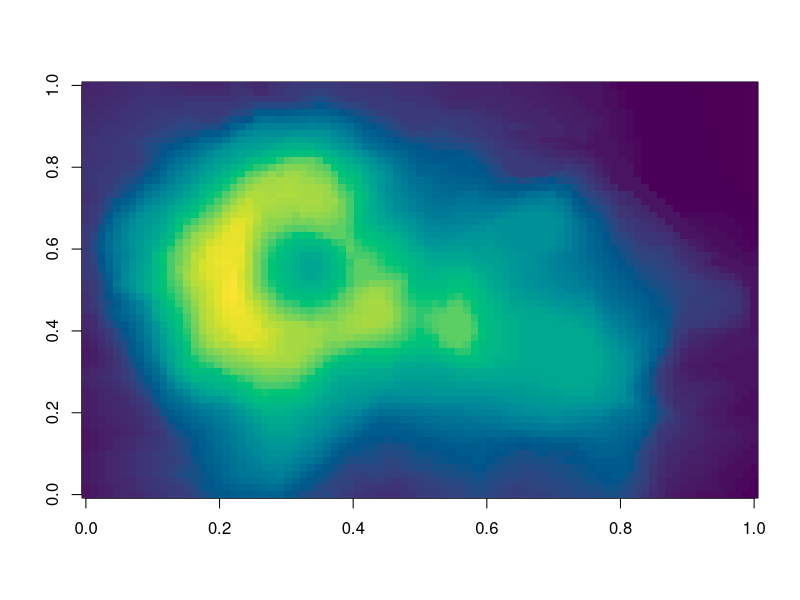
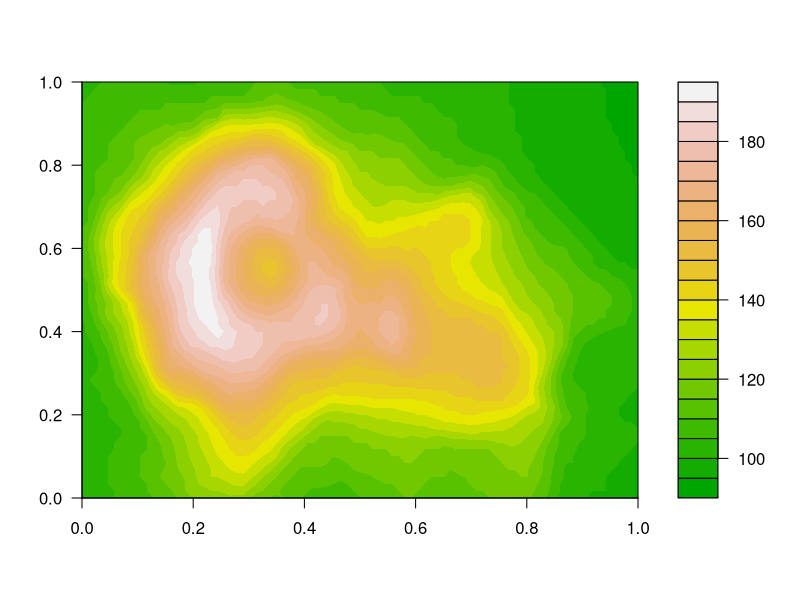
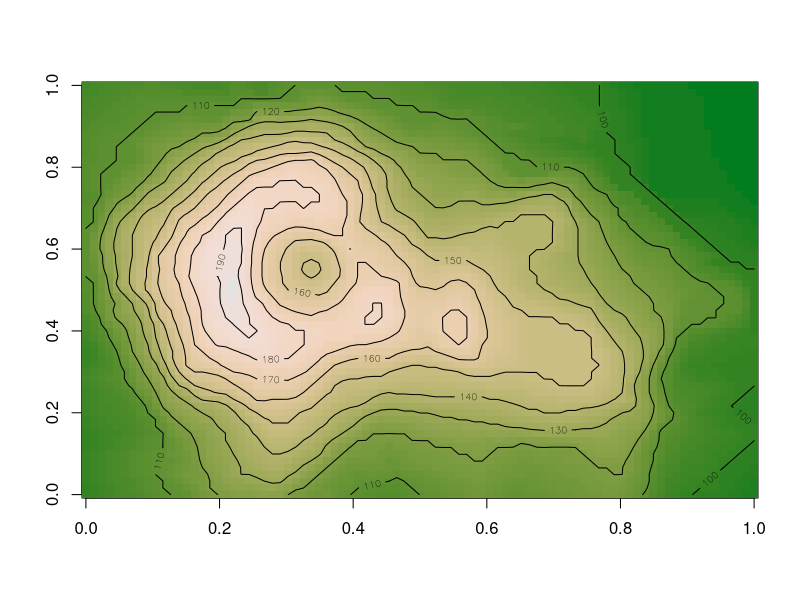
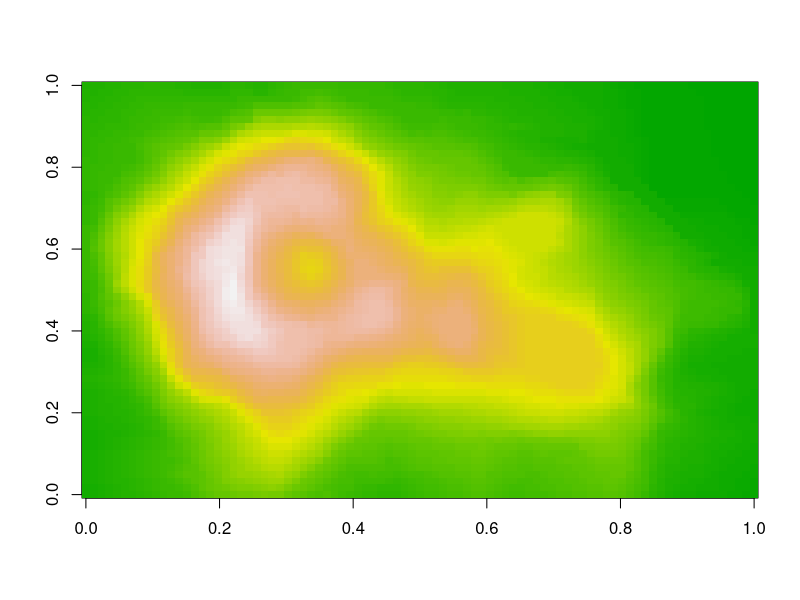
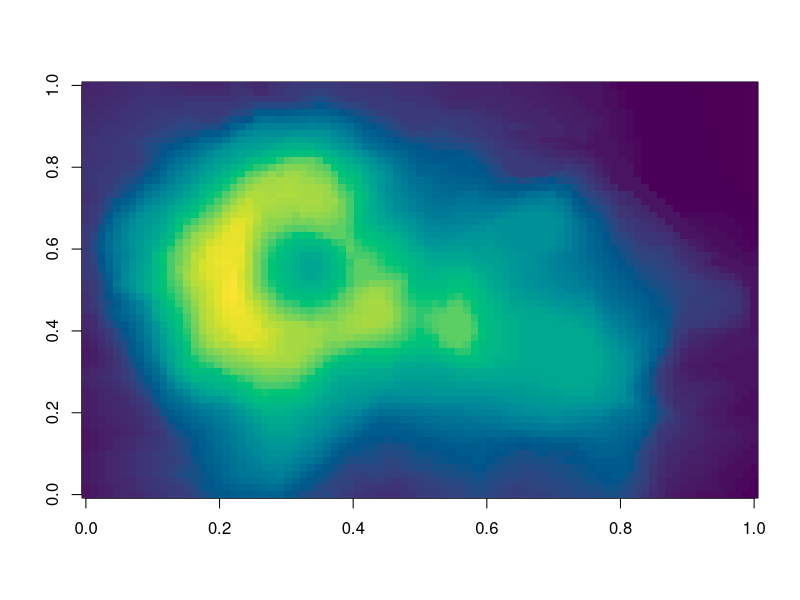
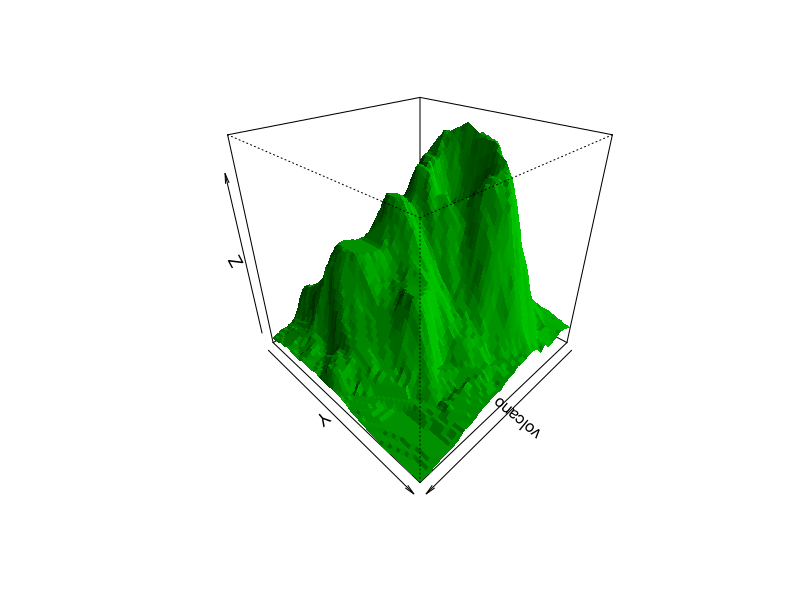
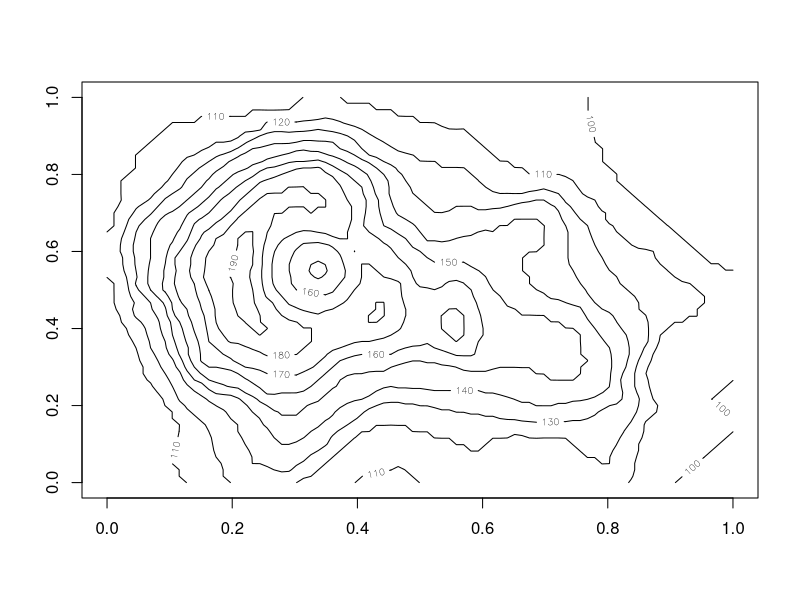
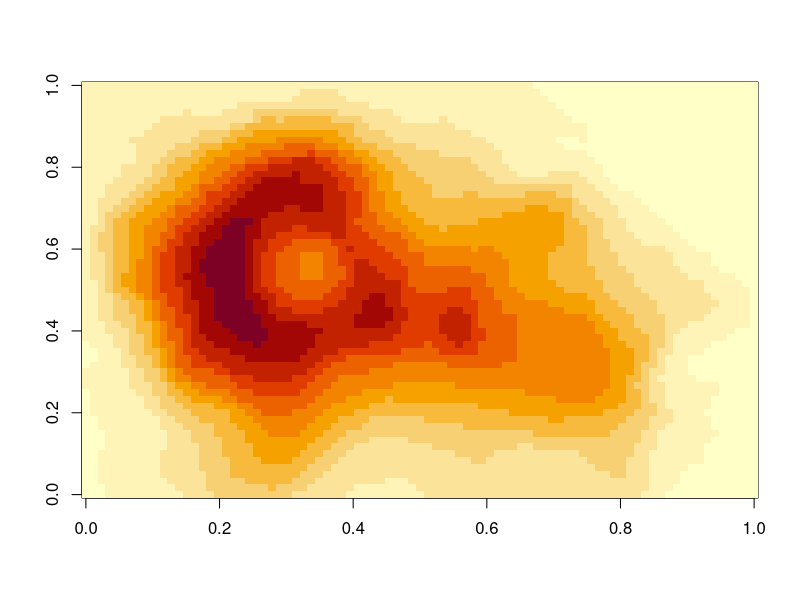

Recreate these plots in R, in order.
## ---- chunk 1
#| panzoom: true
#| fig-width: 12
#| fig-height: 5
#| fig-alt: >-
#|   Heat map of the Maunga Whau volcano's heights, from dark blue low ground to
#|   a yellow peak
#| fig-cap: >-
#|   Heights of Maunga Whau (Mount Eden) in Auckland, from dark blue (low) to
#|   yellow (high).

image(volcano, col = hcl.colors(100, "Viridis"))
## ---- chunk 2
#| panzoom: true
#| label: fig-volcano
#| fig-alt: >-
#|   Filled contour map of Maunga Whau's heights in terrain colors, with a color
#|   key
#| fig-cap: >-
#|   Heights of Maunga Whau (Mount Eden) in Auckland as filled contours, from
#|   green on the low ground to white at the 195 m summit. The key gives heights
#|   in meters.

filled.contour(volcano, color.palette = terrain.colors)
## ---- chunk 3
#| panzoom:
#|   max-zoom: 10
#|   hint: false
#| fig-alt: >-
#|   Heat map of Maunga Whau's heights in terrain colors, with contour lines
#| fig-cap: >-
#|   Maunga Whau's heights as a heat map, with contour lines.

image(volcano, col = hcl.colors(100, "Terrain 2"))
contour(volcano, add = TRUE)
## ---- chunk 4
#| include: false

png("images/volcano.png", width = 1600, height = 1100)
persp(volcano, theta = 135, phi = 30, col = "green3", shade = 0.5, border = NA)
invisible(dev.off())
## ---- chunk 5
#| echo: false
#| fig-width: 8
#| fig-height: 5.5
#| fig-alt: >-
#|   Heat map of Maunga Whau's heights in terrain colors, from green to white
#| fig-cap: >-
#|   Maunga Whau's heights as a heat map, from green (low) to white (high).

image(volcano, col = terrain.colors(100))
## ---- chunk 6
#| panzoom:
#|   group: volcano-views
#| layout-ncol: 2
#| fig-alt:
#|   - >-
#|     Heat map of Maunga Whau's heights in Viridis colors, from dark blue to
#|     yellow
#|   - "Perspective plot of Maunga Whau's heights, shaded green"
#| fig-cap:
#|   - >-
#|     Maunga Whau (Mount Eden) in Auckland, as heights on a 10 m by 10 m grid,
#|     from 94 m (dark blue) to 195 m (yellow). The crater is the darker hollow
#|     inside the yellow rim.
#|   - >-
#|     Maunga Whau (Mount Eden) in Auckland, as a shaded surface of its heights
#|     on a 10 m by 10 m grid, viewed from above at an angle. The crater rim and
#|     the slope down to the surrounding ground read as relief.

image(volcano, col = hcl.colors(100, "Viridis"))
persp(volcano, theta = 135, phi = 30, col = "green3", shade = 0.5, border = NA)
## ---- chunk 7
#| panzoom: true
#| label: fig-volcano-sub
#| layout-ncol: 2
#| fig-alt:
#|   - "Contour lines of Maunga Whau's heights"
#|   - "Heat map of Maunga Whau's heights, in yellow, orange, and red"
#| fig-cap: "Maunga Whau's heights, drawn two ways."
#| fig-subcap:
#|   - "Contour lines every 10 m."
#|   - "A heat map, from pale yellow (low) to dark red (high)."

contour(volcano)
image(volcano)
## ---- chunk 8
#| panzoom:
#|   fit: height
#| fig-width: 16
#| fig-height: 2
#| fig-alt: >-
#|   Eight line plots of random walks side by side; the sixth, titled Click
#|   here, is highlighted in yellow and pink
#| fig-cap: >-
#|   Eight simulated random walks of 200 steps each, with the sixth highlighted.

set.seed(1)
par(mfrow = c(1, 8), mar = c(3, 3, 2, 1), cex.main = 1.3)
for (i in 1:8) {
  y <- cumsum(rnorm(200))
  if (i == 6) {
    plot(y, type = "n", main = "Click here", col.main = "#c2185b")
    usr <- par("usr")
    rect(usr[1], usr[3], usr[2], usr[4], col = "#fff3b0", border = NA)
    lines(y, col = "#c2185b", lwd = 3)
  } else {
    plot(y, type = "l", main = paste("Panel", i))
  }
}
## ---- chunk 9
#| panzoom:
#|   description: >-
#|     $\varphi(x) = \frac{1}{\sqrt{2\pi}} e^{-x^2/2}$. The shaded area is
#|     $P(|X| < 1) \approx 0.683$.
#| fig-alt: >-
#|   The bell curve of the standard normal density, with the area between -1 and
#|   1 shaded grey
#| fig-cap: "The standard normal density, $\\varphi(x)$."

x <- seq(-4, 4, length.out = 400)
plot(x, dnorm(x), type = "l", lwd = 2, xlab = "x", ylab = "density")
inner <- abs(x) < 1
polygon(
  c(-1, x[inner], 1),
  c(0, dnorm(x[inner]), 0),
  col = "grey85",
  border = NA
)
lines(x, dnorm(x), lwd = 2)
## ---- chunk 10
#| fig-alt: "Contour lines of Maunga Whau's heights"

contour(volcano)
## ---- chunk 11
#| panzoom: false
#| echo: false
#| fig-alt: "Contour lines of Maunga Whau's heights"

contour(volcano)
